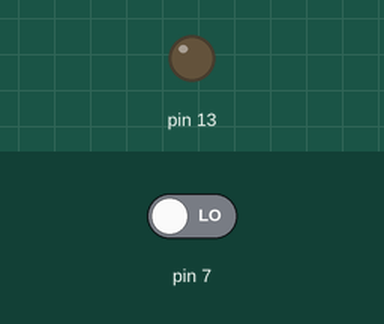
Simulated run of this sketch. Board: Arduino Uno, built with avr-gcc and run on an emulated ATmega328P. Shown: output pins drawn as LEDs (lit = HIGH). The inputs (shaded band) are chosen by the test bench; at power-on: pin 7 LOW.

Above: at 1.2 s.
1.3 s: pin 7 driven HIGH
At 2.1 s:
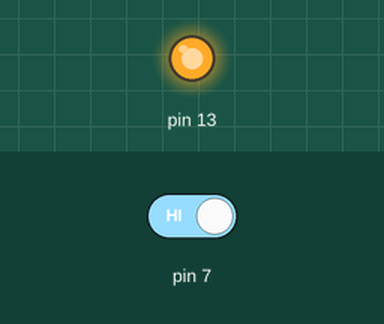
2.8 s: pin 7 driven LOW
At 3.2 s:
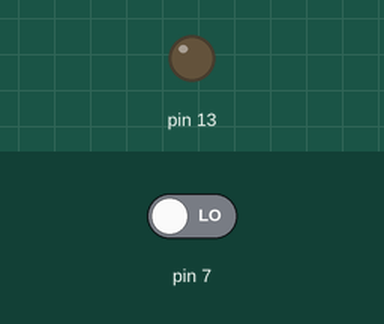
Timing chart, 0 to 5.8 s (numbered marks = the images above; inputs shaded):
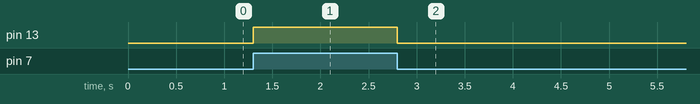

Measured:
- after the input at 1.3 s, pin 13: LOW → HIGH at once
- after the input at 2.8 s, pin 13: HIGH → LOW at once

The sketch:

digitalRead.ino
```cpp
// SI VUOLE ACCENDERE UN LED SE SI PREME UN PULSANTE
// Nota sul circuito di collegamento del pulsante
/* il pin 7 va messo a GND perchè dobbiamo essere sicuri di avere 0VDC sul pin quando non premo il pulsante.
Sul circuito di collegamento del pulsante va messa un resistenza verso GND
perchè altrimenti si creerebbe un corto circuito quando si preme il tasto.
*/

void setup() {
  // abilito la seriale
  Serial.begin(9600);

  // imposto il pin 13 come OUTPUT
  pinMode(13, OUTPUT);
  // imposto il pin 7 come INPUT
  pinMode(7, INPUT);
}

void loop() {
  // Ciclo IF
  // il Ciclo IF vuole il ==
  // se sul pin 7 leggo un valore HIGH, allora metto HIGH anche il pin 13
  if (digitalRead(7) == HIGH ) {
  digitalWrite(13, HIGH);
  } else {
  digitalWrite(13, LOW);
  }
}
```
